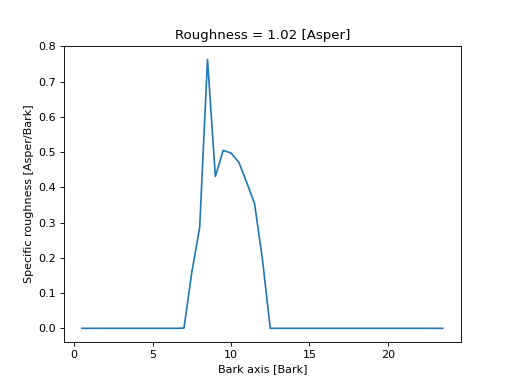

Write Python code to recreate this figure.
from mosqito.sq_metrics import roughness_dw
import matplotlib.pyplot as plt
import numpy as np
fc=1000
fmod=70
fs=44100
d=0.2
dB=60
time = np.arange(0, d, 1/fs)
stimulus = (0.5 * (1 + np.sin(2 * np.pi * fmod * time))* np.sin(2 * np.pi * fc * time))
rms = np.sqrt(np.mean(np.power(stimulus, 2)))
ampl = 0.00002 * np.power(10, dB / 20) / rms
stimulus = stimulus * ampl
R, R_specific, bark, time = roughness_dw(stimulus, fs=44100, overlap=0)
plt.plot(bark, R_specific)
plt.xlabel("Bark axis [Bark]")
plt.ylabel("Specific roughness [Asper/Bark]")
plt.title("Roughness = " + f"{R[0]:.2f}" + " [Asper]")
